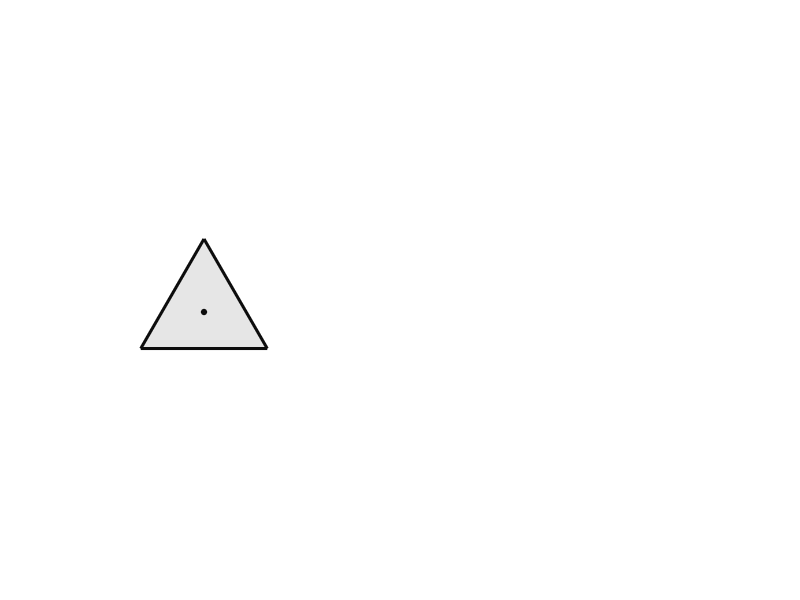

Here is the MATLAB script that generated this plot: (Note: this script raises an error after producing the figure.)
%% force_diagram_clean.m
% Redraw of "Hinh 4.1" (force-distribution diagram) in a clean vector
% style: proper arrows (quiver, fixed-fraction heads), no default MATLAB
% text-only annotations, boxed equation callouts, consistent color coding.
%
% Panel (a): force balance at the moving platform (TCP)
% Panel (b): force on one active arm (bicep)
%
% All numeric values (81 N, 175.8 N, 122.7 N, 68 N, 123 N, 79 N, 94 N,
% 50 deg) are taken as-given from the thesis force analysis and are NOT
% recomputed here.
%
% Output: F:\DeltaRobot\ForceAnalysis\figs\force_diagram_clean.png

close all; clc;

outDir = 'F:\DeltaRobot\ForceAnalysis\figs';
if ~exist(outDir,'dir'); mkdir(outDir); end

%% ---- color scheme -------------------------------------------------
col.black   = [0.05 0.05 0.05];       % structural lines
col.blue    = [0.05 0.05 0.05];       % f_i*l_i vectors, N_e/V_e
col.orange  = [0.05 0.05 0.05];       % inertial / motor-related (F_qt, tau)
col.darkred = [0.05 0.05 0.05];       % weight vectors (W, W_arm)
col.purple  = [0.05 0.05 0.05];       % resultant force (F_e)
col.fillTri = [0.90 0.90 0.90];       % platform triangle fill (light gray, non-black so edges stay visible)
col.gray    = [0.35 0.35 0.35];       % reference / construction lines (kept slightly lighter to distinguish dashed ref line)

lwStruct = 2.2;   % structural line width
lwVec    = 1.8;   % force vector line width
lwArc    = 1.4;   % arc line width
fsLabel  = 11;     % math label font size
fsTxt    = 10;     % Vietnamese label font size
fsBox    = 10.5;   % equation box font size
fsTitle  = 12.5;   % panel title font size

fig = figure('Color','w','Position',[100 100 1400 460],'Units','pixels');

%% =====================================================================
%  PANEL (a) -- force balance at the moving platform (TCP)
%% =====================================================================
ax1 = axes('Parent',fig,'Position',[0.045 0.06 0.42 0.84]);
hold(ax1,'on'); axis(ax1,'equal'); axis(ax1,'off');
xlim(ax1,[-2.3 2.3]); ylim(ax1,[-2.1 2.1]);

R = 1.0;                       % platform "circumradius" for the sketch
vAng = [90 210 330];           % vertex angles: up, down-left, down-right
V = R*[cosd(vAng); sind(vAng)]';   % 3x2 vertex coords

% --- platform triangle (light fill, black edge) ---
patch(ax1,'XData',V(:,1),'YData',V(:,2), ...
    'FaceColor',col.fillTri,'EdgeColor',col.black,'LineWidth',lwStruct);
plot(ax1, 0, 0, 'o', 'MarkerSize',4,'MarkerFaceColor',col.black,'MarkerEdgeColor',col.black);

% --- f_i*l_i vectors: outward from each vertex along its own direction ---
armLen = 0.75;
fLabels = {'$f_1\ell_1$','$f_2\ell_2$','$f_3\ell_3$'};
fLabelsTex = {'f_{1}l_{1}','f_{2}l_{2}','f_{3}l_{3}'};
labOffsets = [0 0.18; -0.16 -0.10; 0.16 -0.10];   % nudge label away from arrow tip
labHA = {'center','right','left'};
for k = 1:3
    dir_k = V(k,:)/R;                       % unit outward direction
    p0 = V(k,:);
    p1 = V(k,:) + armLen*dir_k;
    drawArrow(ax1, p0, p1, col.blue, lwVec, 0.35);
    lp = p1 + labOffsets(k,:);
    text(ax1, lp(1), lp(2), fLabelsTex{k}, 'Interpreter','tex', ...
        'FontSize',fsLabel,'Color',col.blue,'HorizontalAlignment',labHA{k}, ...
        'VerticalAlignment','middle','FontWeight','bold');
end

% --- F_qt (inertial force), up-and-right, orange ---
qtAng = 45;
qtLen = 1.05;
p1 = [qtLen*cosd(qtAng), qtLen*sind(qtAng)];
drawArrow(ax1, [0 0], p1, col.orange, lwVec, 0.30);
text(ax1, p1(1)+0.10, p1(2)+0.16, 'F_{qt}', 'Interpreter','tex', ...
    'FontSize',fsLabel,'Color',col.orange,'HorizontalAlignment','left', ...
    'VerticalAlignment','middle','FontWeight','bold');

% --- W, straight down, dark red ---
wLen = 1.05;
p1 = [0, -wLen];
drawArrow(ax1, [0 0], p1, col.darkred, lwVec, 0.30);
text(ax1, p1(1)+0.10, p1(2)-0.05, 'W', 'Interpreter','tex', ...
    'FontSize',fsLabel,'Color',col.darkred,'HorizontalAlignment','left', ...
    'VerticalAlignment','top','FontWeight','bold');

text(ax1, 0, 2.05, '(a) Sơ đồ phân bố lực tại bàn máy (TCP)', ...
    'Interpreter','none','FontSize',fsTitle,'FontWeight','bold', ...
    'HorizontalAlignment','center','VerticalAlignment','bottom');

%% =====================================================================
%  PANEL (b) -- force on one active arm (bicep)
%% =====================================================================
ax2 = axes('Parent',fig,'Position',[0.555 0.06 0.42 0.84]);
hold(ax2,'on'); axis(ax2,'equal'); axis(ax2,'off');
xlim(ax2,[-1.3 4.3]); ylim(ax2,[-3.0 1.6]);

O = [0 0];
armAngDeg = -20;
Larm = 3.0;
E = O + Larm*[cosd(armAngDeg) sind(armAngDeg)];

% --- arm as a thick structural line segment ---
plot(ax2, [O(1) E(1)], [O(2) E(2)], '-', 'Color', col.black, 'LineWidth', 4.2);
plot(ax2, O(1), O(2), 'o', 'MarkerSize',5,'MarkerFaceColor',col.black,'MarkerEdgeColor',col.black);
plot(ax2, E(1), E(2), 'o', 'MarkerSize',5,'MarkerFaceColor',col.black,'MarkerEdgeColor',col.black);

% --- dashed reference line: arm axis extended beyond E (for the mu arc) ---
Lext = 1.0;
Eext = E + Lext*[cosd(armAngDeg) sind(armAngDeg)];
plot(ax2, [E(1) Eext(1)], [E(2) Eext(2)], '--', 'Color', col.gray, 'LineWidth', 1.1);

% --- O label ---
text(ax2, O(1)-0.15, O(2)+0.32, 'O (vai, RA hộp số)', 'Interpreter','none', ...
    'FontSize',fsTxt,'Color',col.black,'HorizontalAlignment','left', ...
    'VerticalAlignment','bottom','FontWeight','bold');

% --- torque arc near O, small curved arrow, orange ---
tCenter = O + [-0.55 -0.35];
tRadius = 0.42;
drawArc(ax2, tCenter, tRadius, 40, 300, col.orange, 1.9, true);
text(ax2, tCenter(1)-0.05, tCenter(2)-0.62, '\tau (mô-men động cơ)', ...
    'Interpreter','tex','FontSize',fsTxt,'Color',col.orange, ...
    'HorizontalAlignment','center','VerticalAlignment','top','FontWeight','bold');

% --- W_arm, straight down from arm midpoint, dark red ---
M = (O + E)/2;
wArmLen = 68*0.012;
p1 = M + [0 -wArmLen];
drawArrow(ax2, M, p1, col.darkred, lwVec, 0.30);
text(ax2, p1(1)+0.12, p1(2)-0.02, 'W_{arm}', 'Interpreter','tex', ...
    'FontSize',fsLabel,'Color',col.darkred,'HorizontalAlignment','left', ...
    'VerticalAlignment','top','FontWeight','bold');

% --- F_e, resultant end force, purple, angle mu from arm axis ---
muDeg = 50;
feAngDeg = armAngDeg - muDeg;     % rotate clockwise (further downward) from arm axis
feLen = 123*0.012;
p1 = E + feLen*[cosd(feAngDeg) sind(feAngDeg)];
drawArrow(ax2, E, p1, col.purple, 2.1, 0.28);
text(ax2, p1(1)+0.12, p1(2)-0.05, 'F_e', 'Interpreter','tex', ...
    'FontSize',fsLabel,'Color',col.purple,'HorizontalAlignment','left', ...
    'VerticalAlignment','top','FontWeight','bold');

% --- angle arc for mu between arm-extended line and F_e, at E ---
muArcR = 0.55;
drawArc(ax2, E, muArcR, feAngDeg, armAngDeg, col.black, 1.3, false);
muMid = feAngDeg + (armAngDeg-feAngDeg)/2;
mp = E + (muArcR+0.28)*[cosd(muMid) sind(muMid)];
text(ax2, mp(1), mp(2), '\mu', 'Interpreter','tex','FontSize',fsLabel+1, ...
    'Color',col.black,'HorizontalAlignment','center','VerticalAlignment','middle', ...
    'FontWeight','bold');

text(ax2, 1.55, 1.35, '(b) Sơ đồ phân bố lực một cánh tay (bicep)', ...
    'Interpreter','none','FontSize',fsTitle,'FontWeight','bold', ...
    'HorizontalAlignment','center','VerticalAlignment','bottom');

%% ---- export ---------------------------------------------------------
outFile = fullfile(outDir,'force_diagram_clean.png');
set(fig,'PaperPositionMode','auto');
try
    exportgraphics(fig, outFile, 'Resolution', 200);
catch
    print(fig, outFile, '-dpng', '-r200');
end

fprintf('Saved: %s\n', outFile);
d = dir(outFile);
fprintf('Size: %d bytes\n', d.bytes);

%% =====================================================================
%  Local helper functions
%% =====================================================================
function h = drawArrow(ax, p0, p1, color, lw, headfrac)
    % Draw a clean vector arrow from p0 to p1 using quiver (no autoscale).
    dx = p1(1) - p0(1);
    dy = p1(2) - p0(2);
    h = quiver(ax, p0(1), p0(2), dx, dy, 0, ...
        'Color', color, 'LineWidth', lw, ...
        'MaxHeadSize', headfrac, 'AutoScale', 'off', ...
        'MarkerSize', 0.001);
end

function drawArc(ax, center, r, theta1_deg, theta2_deg, color, lw, arrowAtEnd)
    % Draw a circular arc from theta1 to theta2 (degrees), optionally with
    % a small arrowhead tangent to the arc at its end.
    th = linspace(theta1_deg, theta2_deg, 60);
    xarc = center(1) + r*cosd(th);
    yarc = center(2) + r*sind(th);
    plot(ax, xarc, yarc, '-', 'Color', color, 'LineWidth', lw);
    if arrowAtEnd
        dth = sign(theta2_deg - theta1_deg) * 3;
        tx0 = center(1) + r*cosd(theta2_deg - dth);
        ty0 = center(2) + r*sind(theta2_deg - dth);
        tx1 = xarc(end);
        ty1 = yarc(end);
        quiver(ax, tx0, ty0, tx1-tx0, ty1-ty0, 0, ...
            'Color', color, 'LineWidth', lw, ...
            'MaxHeadSize', 6, 'AutoScale', 'off');
    end
end
